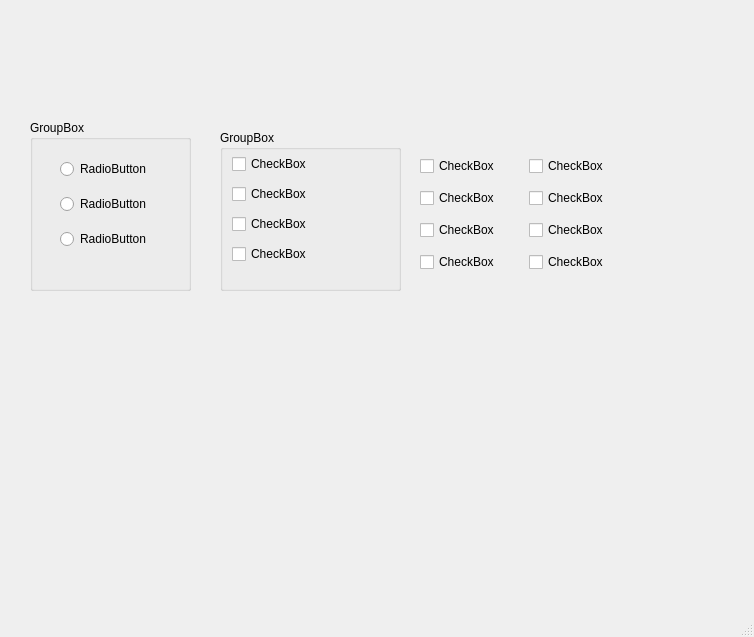
<?xml version="1.0" encoding="UTF-8"?>
<ui version="4.0">
 <class>MainWindow</class>
 <widget class="QMainWindow" name="MainWindow">
  <property name="geometry">
   <rect>
    <x>0</x>
    <y>0</y>
    <width>754</width>
    <height>637</height>
   </rect>
  </property>
  <property name="windowTitle">
   <string>MainWindow</string>
  </property>
  <widget class="QWidget" name="centralwidget">
   <widget class="QGroupBox" name="groupBox">
    <property name="geometry">
     <rect>
      <x>30</x>
      <y>120</y>
      <width>161</width>
      <height>171</height>
     </rect>
    </property>
    <property name="title">
     <string>GroupBox</string>
    </property>
    <widget class="QWidget" name="">
     <property name="geometry">
      <rect>
       <x>30</x>
       <y>30</y>
       <width>92</width>
       <height>111</height>
      </rect>
     </property>
     <layout class="QVBoxLayout" name="verticalLayout">
      <item>
       <widget class="QRadioButton" name="radioButton">
        <property name="text">
         <string>RadioButton</string>
        </property>
       </widget>
      </item>
      <item>
       <widget class="QRadioButton" name="radioButton_2">
        <property name="text">
         <string>RadioButton</string>
        </property>
       </widget>
      </item>
      <item>
       <widget class="QRadioButton" name="radioButton_3">
        <property name="text">
         <string>RadioButton</string>
        </property>
       </widget>
      </item>
     </layout>
    </widget>
   </widget>
   <widget class="QGroupBox" name="groupBox_2">
    <property name="geometry">
     <rect>
      <x>220</x>
      <y>130</y>
      <width>181</width>
      <height>161</height>
     </rect>
    </property>
    <property name="title">
     <string>GroupBox</string>
    </property>
    <widget class="QWidget" name="">
     <property name="geometry">
      <rect>
       <x>12</x>
       <y>20</y>
       <width>91</width>
       <height>121</height>
      </rect>
     </property>
     <layout class="QVBoxLayout" name="verticalLayout_2">
      <item>
       <widget class="QCheckBox" name="gb_cb_1">
        <property name="text">
         <string>CheckBox</string>
        </property>
       </widget>
      </item>
      <item>
       <widget class="QCheckBox" name="gb_cb_2">
        <property name="text">
         <string>CheckBox</string>
        </property>
       </widget>
      </item>
      <item>
       <widget class="QCheckBox" name="gb_cb_3">
        <property name="text">
         <string>CheckBox</string>
        </property>
       </widget>
      </item>
      <item>
       <widget class="QCheckBox" name="gb_cb_4">
        <property name="text">
         <string>CheckBox</string>
        </property>
       </widget>
      </item>
     </layout>
    </widget>
   </widget>
   <widget class="QWidget" name="">
    <property name="geometry">
     <rect>
      <x>420</x>
      <y>150</y>
      <width>211</width>
      <height>131</height>
     </rect>
    </property>
    <layout class="QHBoxLayout" name="horizontalLayout">
     <item>
      <layout class="QVBoxLayout" name="verticalLayout_3">
       <item>
        <widget class="QCheckBox" name="cb_1">
         <property name="text">
          <string>CheckBox</string>
         </property>
        </widget>
       </item>
       <item>
        <widget class="QCheckBox" name="cb_2">
         <property name="text">
          <string>CheckBox</string>
         </property>
        </widget>
       </item>
       <item>
        <widget class="QCheckBox" name="cb_3">
         <property name="text">
          <string>CheckBox</string>
         </property>
        </widget>
       </item>
       <item>
        <widget class="QCheckBox" name="cb_4">
         <property name="text">
          <string>CheckBox</string>
         </property>
        </widget>
       </item>
      </layout>
     </item>
     <item>
      <layout class="QVBoxLayout" name="verticalLayout_4">
       <item>
        <widget class="QCheckBox" name="checkBox_9">
         <property name="text">
          <string>CheckBox</string>
         </property>
        </widget>
       </item>
       <item>
        <widget class="QCheckBox" name="checkBox_10">
         <property name="text">
          <string>CheckBox</string>
         </property>
        </widget>
       </item>
       <item>
        <widget class="QCheckBox" name="checkBox_11">
         <property name="text">
          <string>CheckBox</string>
         </property>
        </widget>
       </item>
       <item>
        <widget class="QCheckBox" name="checkBox_12">
         <property name="text">
          <string>CheckBox</string>
         </property>
        </widget>
       </item>
      </layout>
     </item>
    </layout>
   </widget>
  </widget>
  <widget class="QMenuBar" name="menubar">
   <property name="geometry">
    <rect>
     <x>0</x>
     <y>0</y>
     <width>754</width>
     <height>21</height>
    </rect>
   </property>
  </widget>
  <widget class="QStatusBar" name="statusbar"/>
 </widget>
 <resources/>
 <connections/>
</ui>
